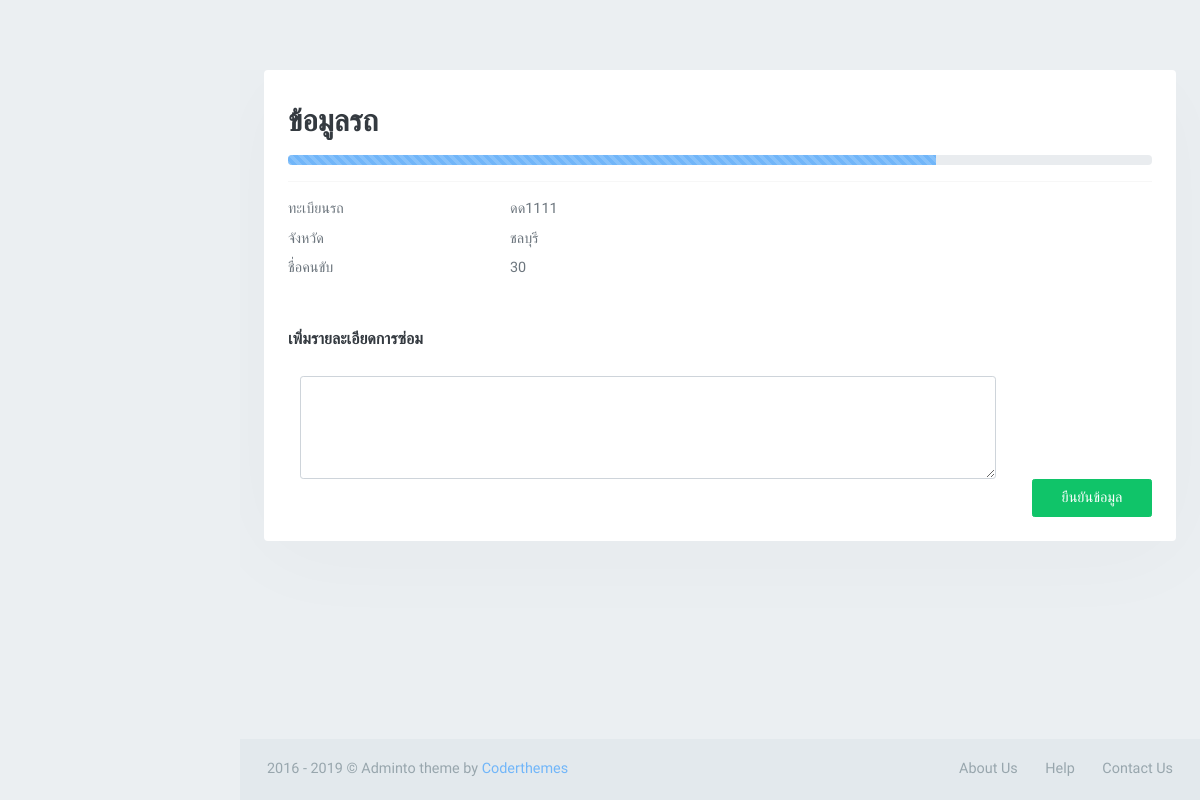
The app's page /foreman_maintenance_documant_adddata.php?id=1&&car=ดด1111 with its own data.
### tables this page shows
CREATE TABLE `maintenance` (
  `id` int(3) NOT NULL,
  `detail` varchar(200) NOT NULL,
  `image` varchar(500) NOT NULL,
  `car_id` int(11) NOT NULL,
  `report_id` int(11) NOT NULL,
  `status` varchar(12) NOT NULL
);

CREATE TABLE `car_data` (
  `rec` int(11) NOT NULL,
  `car_id` varchar(30) NOT NULL,
  `car_name_cf` varchar(100) NOT NULL,
  `car_form` varchar(50) NOT NULL,
  `car_plate` varchar(50) NOT NULL,
  `car_province` varchar(100) NOT NULL,
  `car_licenseplatetail` varchar(100) NOT NULL,
  `car_insurance_company` varchar(100) NOT NULL,
  `dateRegis` varchar(50) NOT NULL,
  `dateExTax` varchar(50) NOT NULL,
  `dateExIns` varchar(50) NOT NULL,
  `company_id` varchar(20) NOT NULL,
  `user_update` varchar(30) NOT NULL,
  `car_status` int(5) NOT NULL DEFAULT '0',
  `date_add` datetime NOT NULL,
  `date_update` datetime NOT NULL
);

### foreman_maintenance_documant_adddata.php (the view, shortened to what this page needs)
<?php
$id = $_GET['id'];
?>
<!DOCTYPE html>
<html lang="th">
    <head>
        <link rel="stylesheet" href="assets/libs/morris-js/morris.css" />
        <link href="assets/css/bootstrap.min.css" rel="stylesheet" type="text/css" />
        <link href="assets/css/icons.min.css" rel="stylesheet" type="text/css" />
        <link href="assets/css/app.min.css" rel="stylesheet" type="text/css" />
    </head>
    <?php
    require("foreman_maintenance_topbar.php");
    ?>
        <body>
            <div id="wrapper">
        <div class="content-page">
            <div class="content">
                <div class="container-fluid">
                    <div class="row">
                        <div class="col-xl-12 col-md-12">
                            <div class="card-box">
                            <h2 class="">ข้อมูลรถ</h2>
                                <div class="progress">
                                    <div class="progress-bar bg-blue progress-bar-striped progress-bar-animated"
                                        role="progressbar" aria-valuenow="3" aria-valuemin="0" aria-valuemax="100"
                                        style="width: 75%;">
                                    </div>
                                </div>
                                <hr />
                                <?php
                                    $select  = "SELECT * FROM maintenance AS A
                                           JOIN car_data AS B ON A.car_id=B.rec
                                           WHERE A.id=$id";
                                    $query = mysqli_query($con,$select);
                                          while($row = mysqli_fetch_array($query)){
                                ?>
                                <div class="row">
                                    <div class="col-md-12">
                                        <div class="row">
                                            <dt class="col-sm-3">ทะเบียนรถ</dt>
                                            <dd class="col-sm-7"><?php echo $row['car_plate'] ?></dd>
                                            <dt class="col-sm-3">จังหวัด</dt>
                                            <dd class="col-sm-7"><?php echo $row['car_province'] ?></dd>
                                            <dt class="col-sm-3">ชื่อคนขับ</dt>
                                            <dd class="col-sm-7"><?php echo $row['car_name_cf'] ?></dd>
                                        </div>
                                    </div>
                                </div><br><br>
                                <form action="foreman_maintenance_document_update.php" method="post">
                                 <h4 class="header-title mt-0">เพิ่มรายละเอียดการซ่อม</h4><br>
                                    <div class="col-sm-10">
                                        <textarea class="form-control" rows="4" id="example-textarea" name="example-textarea"></textarea>
                                    </div>
                                <?php }?>
                                <div class=" text-right">
                                    <button type="submit" class="btn btn-success  width-md waves-effect waves-light" id="sa-warning">ยืนยันข้อมูล</button>
                            </div>
                            </form>
                            </div>
                        </div>
                    </div>
                </div>
            </div>
                    <footer class="footer">
                        <div class="container-fluid">
                            <div class="row">
                                <div class="col-md-6">
                                   2016 - 2019 &copy; Adminto theme by <a href="">Coderthemes</a>
                                </div>
                                <div class="col-md-6">
                                    <div class="text-md-right footer-links d-none d-sm-block">
                                        <a href="javascript:void(0);">About Us</a>
                                        <a href="javascript:void(0);">Help</a>
                                        <a href="javascript:void(0);">Contact Us</a>
                                    </div>
                                </div>
                            </div>
                        </div>
                    </footer>
        </div>
            </div>
        </body>
    </html>

### records on screen
maintenance: car_data.car_plate "ดด1111", car_data.car_province "ชลบุรี", car_data.car_name_cf "30"
